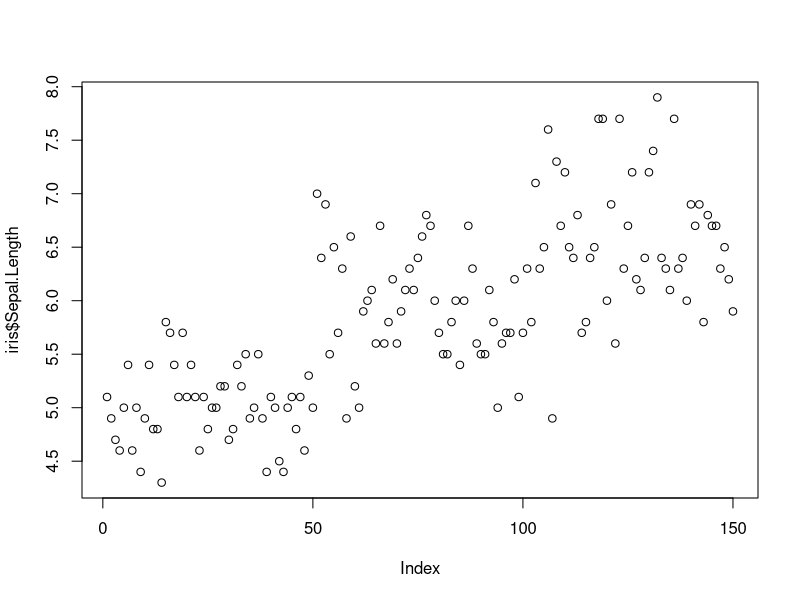
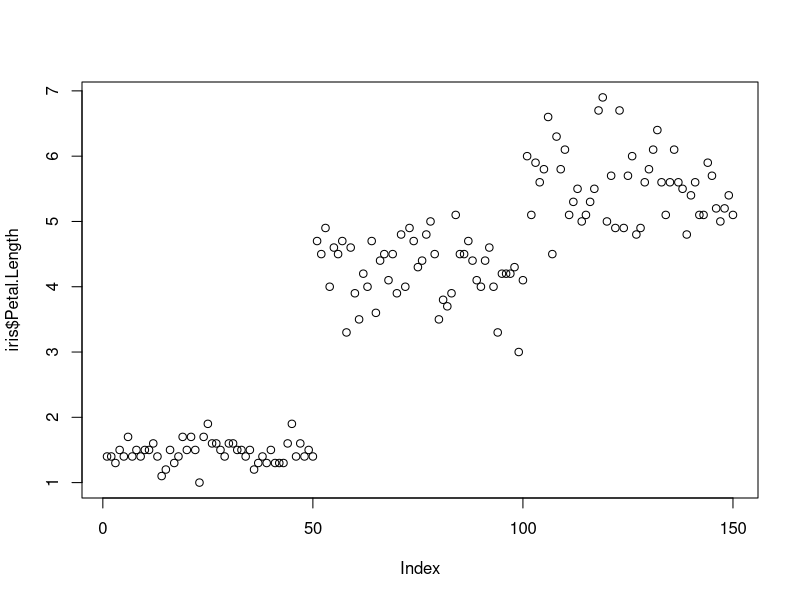
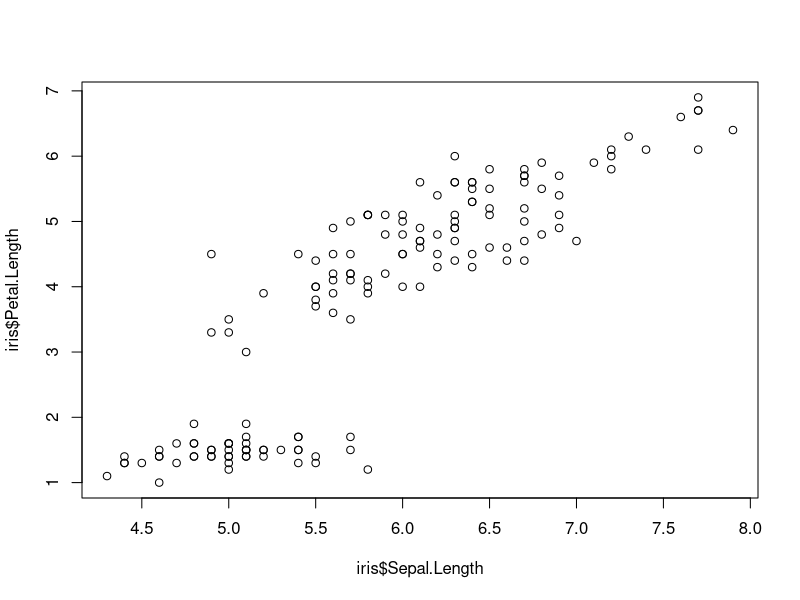
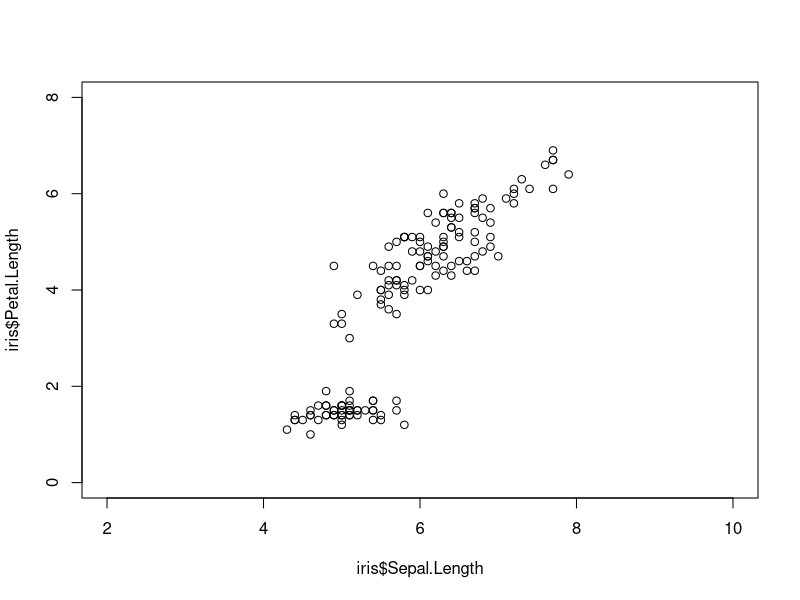
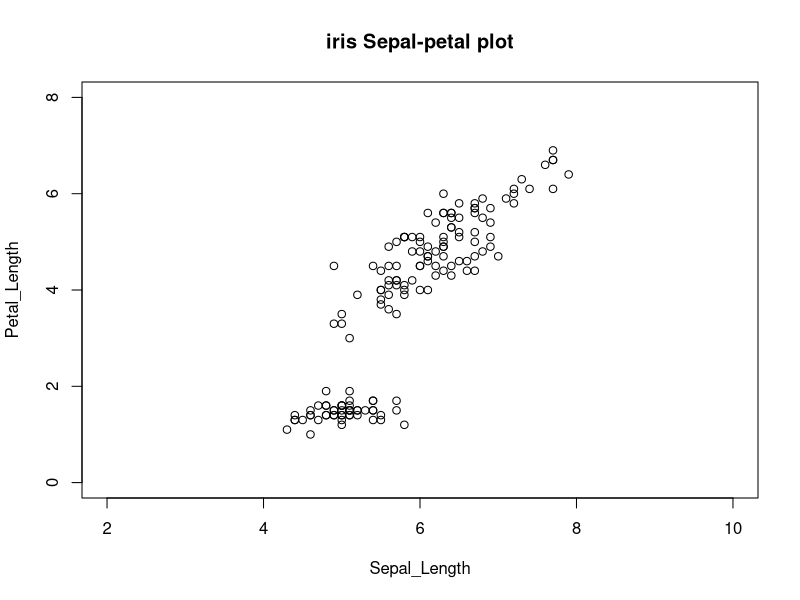
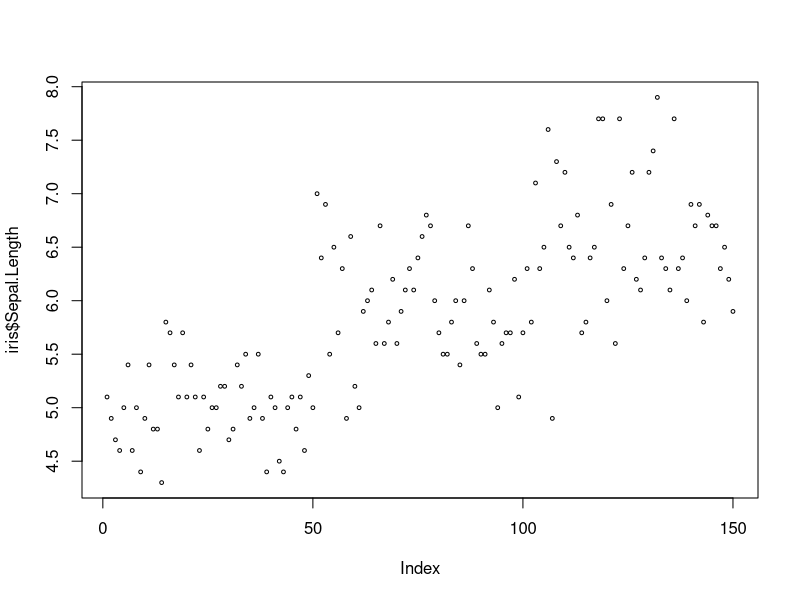
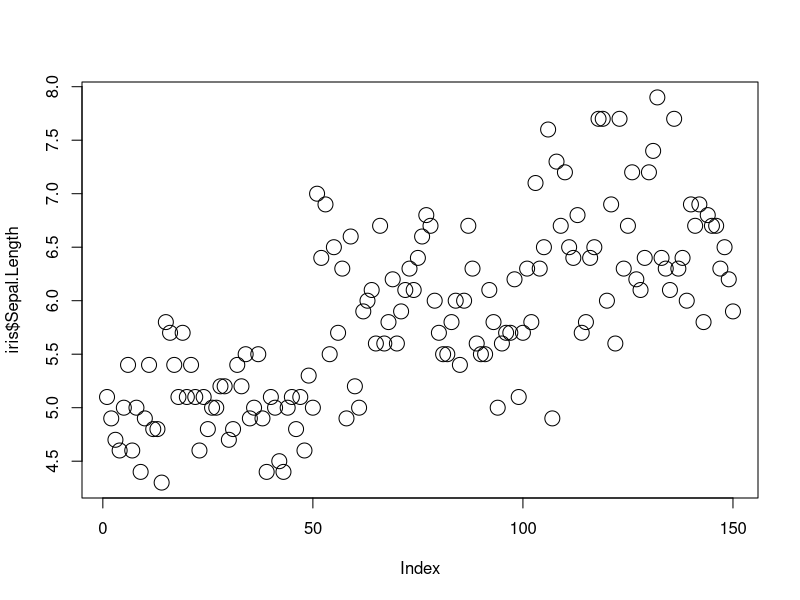
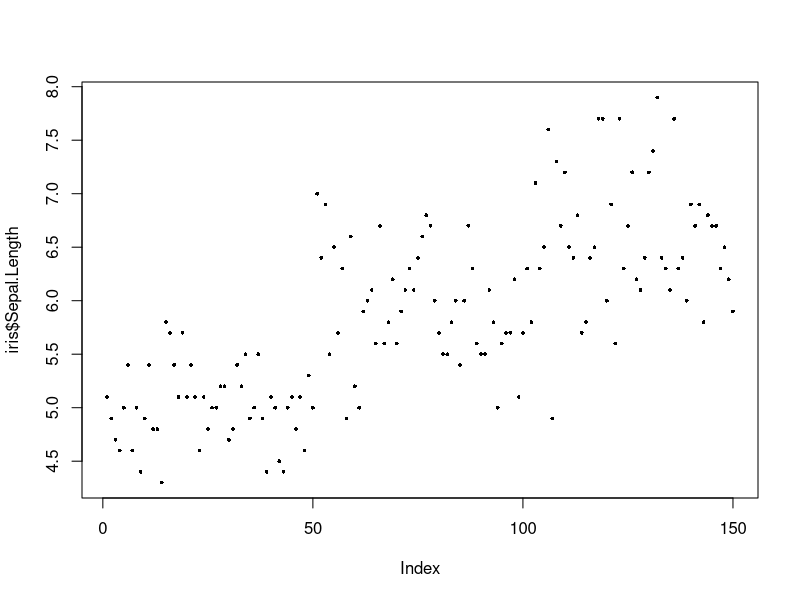

These charts were generated, in order, by the following R code:
#plot

?iris

data(iris)
str(iris)
summary(iris)


?plot

plot(iris$Sepal.Length)
plot(iris$Petal.Length)
#아무것도 안 넣었을 때는 x축이 인데스 y축이 Sepal.length가 들어간다.

plot(x = iris$Sepal.Length, y = iris$Petal.Length)
plot(x = iris$Sepal.Length, y = iris$Petal.Length, xlim = c(2, 10), ylim = c(0, 8))
plot(x = iris$Sepal.Length, y = iris$Petal.Length, xlim = c(2, 10), ylim = c(0, 8),
     xlab = 'Sepal_Length', ylab = 'Petal_Length', main = 'iris Sepal-petal plot')

#그래프 점 크기(default = 1)
plot(iris$Sepal.Length, cex = 0.5)
plot(iris$Sepal.Length, cex = 2)

#점종류(default = 1)
plot(iris$Sepal.Length, cex = 0.5, pch = 16)
plot(iris$Sepal.Length, cex = 1, pch = 18)

#점색(default = 1)
plot(iris$Sepal.Length, cex = 1, pch = 18, col = 2)

#그래프 type
plot(iris$Sepal.Length, cex = 1, pch = 18, col = 2, type = 'l')


#그래프 설정
oldpar = par()
par(mfrow = c(2,2))
plot(iris$Petal.Length, ylab = '', main = 'Petal length')
plot(iris$Petal.Length, ylab = '', main = 'Petal length')
plot(iris$Petal.Length, ylab = '', main = 'Petal length')
plot(iris$Petal.Length, ylab = '', main = 'Petal length')
#다르게 설정해서 그릴 수 있다.

#같이 그리기
par(mfrow=c(1,1)) #원래대로
plot(x=iris$Sepal.Length, y=iris$Sepal.Width)
points(iris$Petal.Length, iris$Petal.Width, col = 2, pch = c(16, 1))
lines(iris$Petal.Length, iris$Petal.Width, col = 3)
#지저분한게 그려지는데 이건 오름차순이 필요하다. 사전작업이 필요

#범례 표시하기
legend('bottomright', legend = c('Sepal', 'Petal'), pch = c(16, 1), col = 1:2)


#히스토그램
hist(iris$Sepal.Length)
hist(iris$Sepal.Length, breaks = 20)
hist(iris$Sepal.Length, breaks = 20, freq = FALSE) #y축이 dencity로 바뀜


iris.mean = tapply(iris$Sepal.Length, iris$Species, mean)
barplot(iris.mean)



